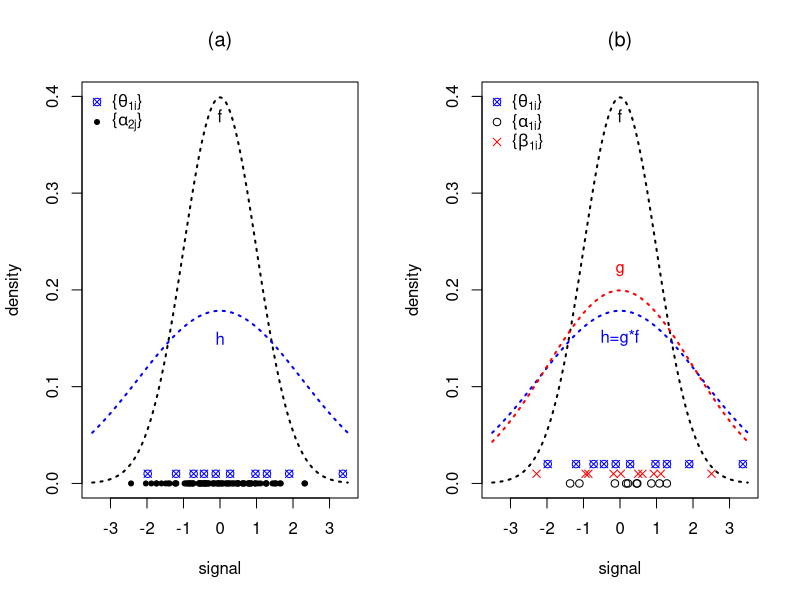

This chart was generated by the following R code:
set.seed(777)

theta0 <- rnorm(1e2)
beta0 <- rnorm(10)
beta1 <- rnorm(10, 0, 2)
theta1 <- beta0 + beta1


pdf("~/GitHub/Bi-ASH/output/enrich.pdf", width = 10, height = 4)
par(mfrow = c(1, 2))

plot(seq(-3.5, 3.5, by = 0.01), dnorm(seq(-3.5, 3.5, by = 0.01)), type = "l", lty = 3, lwd = 2, xlab = "signal", ylab = "density", main = expression("(a)"))
lines(seq(-3.5, 3.5, by = 0.01), dnorm(seq(-3.5, 3.5, by = 0.01), 0, sqrt(1 + 2^2)), type = "l", lty = 3, col = "blue", lwd = 2)
points(theta0, rep(0, 1e2), pch = 20)
points(theta1, rep(0.01, 10), pch = 13, col = "blue")
legend("topleft", pch = c(13, 20), col = c("blue", "black"), c(expression(paste('{', theta[1*i], '}')), expression(paste('{', alpha[2*j], '}'))), bty = "n")
text(x = c(0, 0), y = c(0.38, 0.15), c(expression("f"), expression("h")), col = c("black", "blue"))

plot(seq(-3.5, 3.5, by = 0.01), dnorm(seq(-3.5, 3.5, by = 0.01)), type = "l", lty = 3, lwd = 2, xlab = "signal", ylab = "density", main = expression("(b)"))
lines(seq(-3.5, 3.5, by = 0.01), dnorm(seq(-3.5, 3.5, by = 0.01), 0, sqrt(5)), type = "l", lty = 3, col = "blue", lwd = 2)
lines(seq(-3.5, 3.5, by = 0.01), dnorm(seq(-3.5, 3.5, by = 0.01), 0, 2), type = "l", lty = 3, col = "red", lwd = 2)
points(theta1, rep(0.02, 10), pch = 13, col = "blue")
points(beta0, rep(0, 10), pch = 1, col = "black")
points(beta1, rep(0.01, 10), pch = 4, col = "red")
legend("topleft", pch = c(13, 1, 4), col = c("blue", "black", "red"), c(expression(paste('{', theta[1*i], '}')), expression(paste('{', alpha[1*i], '}')), expression(paste('{', beta[1*i], '}'))), bty = "n")
text(x = c(0, 0, 0), y = c(0.38, 0.15, 0.22), c(expression("f"), expression("h=g*f"), expression("g")), col = c("black", "blue", "red"))

dev.off()